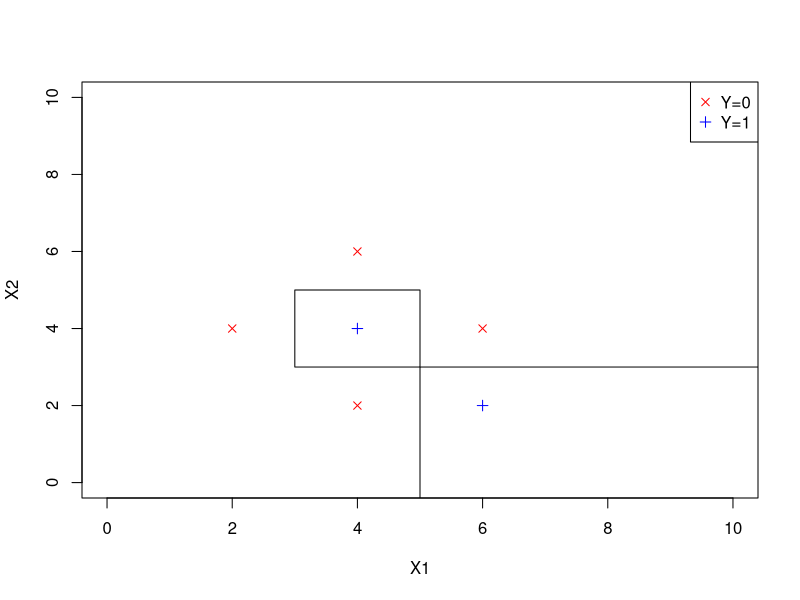
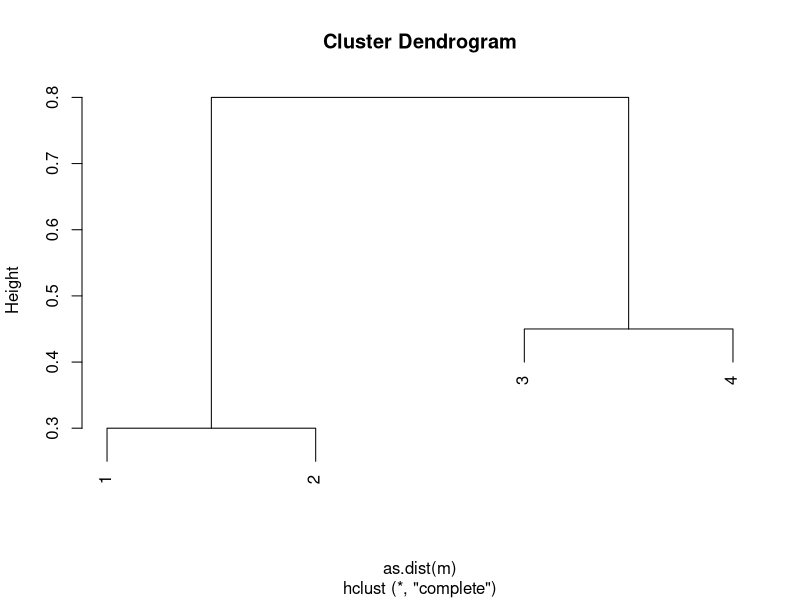
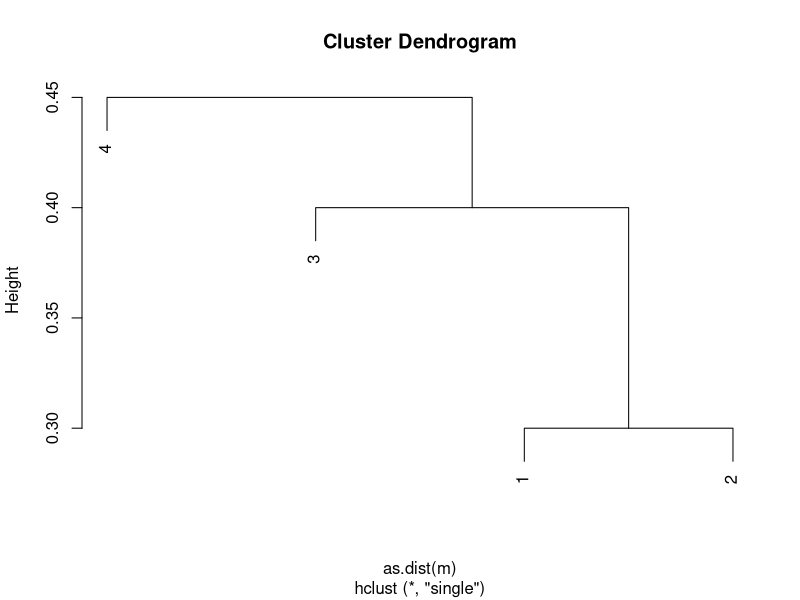

Reproduce these figures in R, in order.
## ---- chunk 1
knitr::opts_chunk$set(echo = TRUE)
## ---- chunk 2
plot(0:10, 0:10, type = 'n', xlab = 'X1', ylab = 'X2')
x0 = c(2, 4, 4, 6)
y0 = c(4, 2, 6, 4)
x1 = c(4, 6)
y1 = c(4, 2)
points(x0, y0, col = 'red', pch = 4)
points(x1, y1, col = 'blue', pch = 3)
rect(3, 3, 5, 5)
rect(5, -1, 11, 3)
legend("topright", c("Y=0","Y=1"), col = c('red', 'blue'), pch = c(4, 3))
## ---- chunk 3
m = matrix(c(0,0.3,0.4,0.7, 0.3,0,0.5,0.8, 0.4,0.5,0,0.45, 0.7,0.8,0.45,0), nrow = 4, ncol = 4)
hc = hclust(as.dist(m), method = "complete")
plot(hc)
ct = cutree(hc, k = 2)
## ---- chunk 4
m = matrix(c(0,0.3,0.4,0.7, 0.3,0,0.5,0.8, 0.4,0.5,0,0.45, 0.7,0.8,0.45,0), nrow = 4, ncol = 4)
hc = hclust(as.dist(m), method = "single")
plot(hc)
ct = cutree(hc, k = 2)
